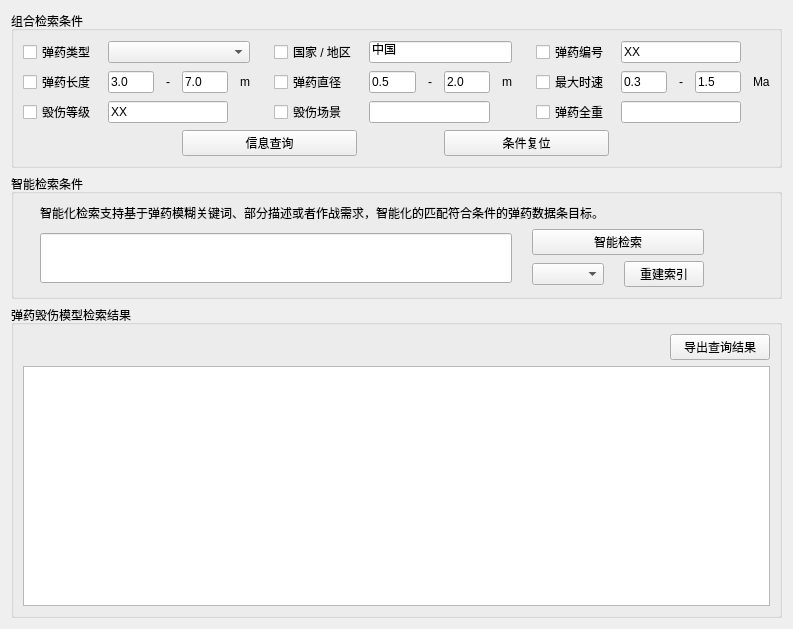
<?xml version="1.0" encoding="UTF-8"?>
<ui version="4.0">
 <class>Frm_Q_Ammunition</class>
 <widget class="QWidget" name="Frm_Q_Ammunition">
  <property name="geometry">
   <rect>
    <x>0</x>
    <y>0</y>
    <width>793</width>
    <height>611</height>
   </rect>
  </property>
  <property name="windowTitle">
   <string>弹药智能检索</string>
  </property>
  <layout class="QGridLayout" name="gridLayout_4">
   <item row="0" column="0">
    <widget class="QGroupBox" name="groupBox">
     <property name="title">
      <string>组合检索条件</string>
     </property>
     <layout class="QGridLayout" name="gridLayout_2">
      <property name="horizontalSpacing">
       <number>12</number>
      </property>
      <item row="0" column="12">
       <widget class="QCheckBox" name="checkBox_3">
        <property name="text">
         <string>弹药编号</string>
        </property>
       </widget>
      </item>
      <item row="1" column="15">
       <widget class="QLineEdit" name="txt_maxspeed_b">
        <property name="text">
         <string>1.5</string>
        </property>
       </widget>
      </item>
      <item row="3" column="7" colspan="2">
       <spacer name="horizontalSpacer_6">
        <property name="orientation">
         <enum>Qt::Horizontal</enum>
        </property>
        <property name="sizeHint" stdset="0">
         <size>
          <width>61</width>
          <height>20</height>
         </size>
        </property>
       </spacer>
      </item>
      <item row="2" column="12">
       <widget class="QCheckBox" name="checkBox_9">
        <property name="text">
         <string>弹药全重</string>
        </property>
       </widget>
      </item>
      <item row="2" column="7" colspan="3">
       <widget class="QLineEdit" name="txt_hs_scene">
        <property name="text">
         <string/>
        </property>
       </widget>
      </item>
      <item row="1" column="4">
       <widget class="QLabel" name="label_2">
        <property name="text">
         <string>m</string>
        </property>
       </widget>
      </item>
      <item row="1" column="6">
       <widget class="QCheckBox" name="checkBox_5">
        <property name="text">
         <string>弹药直径</string>
        </property>
       </widget>
      </item>
      <item row="0" column="7" colspan="4">
       <widget class="QLineEdit" name="txt_country">
        <property name="text">
         <string>中国</string>
        </property>
       </widget>
      </item>
      <item row="1" column="16">
       <widget class="QLabel" name="label_5">
        <property name="text">
         <string>Ma</string>
        </property>
       </widget>
      </item>
      <item row="1" column="8">
       <widget class="QLabel" name="label_4">
        <property name="text">
         <string>-</string>
        </property>
       </widget>
      </item>
      <item row="1" column="9">
       <widget class="QLineEdit" name="txt_d_b">
        <property name="text">
         <string>2.0</string>
        </property>
       </widget>
      </item>
      <item row="0" column="13" colspan="3">
       <widget class="QLineEdit" name="txt_am_no">
        <property name="text">
         <string>XX</string>
        </property>
       </widget>
      </item>
      <item row="3" column="0" colspan="2">
       <spacer name="horizontalSpacer_5">
        <property name="orientation">
         <enum>Qt::Horizontal</enum>
        </property>
        <property name="sizeHint" stdset="0">
         <size>
          <width>126</width>
          <height>20</height>
         </size>
        </property>
       </spacer>
      </item>
      <item row="3" column="13" colspan="3">
       <spacer name="horizontalSpacer_7">
        <property name="orientation">
         <enum>Qt::Horizontal</enum>
        </property>
        <property name="sizeHint" stdset="0">
         <size>
          <width>119</width>
          <height>20</height>
         </size>
        </property>
       </spacer>
      </item>
      <item row="1" column="3">
       <widget class="QLineEdit" name="txt_len_b">
        <property name="text">
         <string>7.0</string>
        </property>
       </widget>
      </item>
      <item row="0" column="6">
       <widget class="QCheckBox" name="checkBox_2">
        <property name="text">
         <string>国家 / 地区</string>
        </property>
       </widget>
      </item>
      <item row="2" column="6">
       <widget class="QCheckBox" name="checkBox_8">
        <property name="text">
         <string>毁伤场景</string>
        </property>
       </widget>
      </item>
      <item row="1" column="14">
       <widget class="QLabel" name="label_6">
        <property name="text">
         <string>-</string>
        </property>
       </widget>
      </item>
      <item row="3" column="3" colspan="4">
       <widget class="QPushButton" name="btn_combination">
        <property name="text">
         <string>信息查询</string>
        </property>
       </widget>
      </item>
      <item row="2" column="0">
       <widget class="QCheckBox" name="checkBox_7">
        <property name="text">
         <string>毁伤等级</string>
        </property>
       </widget>
      </item>
      <item row="1" column="5">
       <spacer name="horizontalSpacer_8">
        <property name="orientation">
         <enum>Qt::Horizontal</enum>
        </property>
        <property name="sizeHint" stdset="0">
         <size>
          <width>40</width>
          <height>20</height>
         </size>
        </property>
       </spacer>
      </item>
      <item row="1" column="2">
       <widget class="QLabel" name="label">
        <property name="text">
         <string>-</string>
        </property>
       </widget>
      </item>
      <item row="2" column="13" colspan="3">
       <widget class="QLineEdit" name="txt_weight">
        <property name="text">
         <string/>
        </property>
       </widget>
      </item>
      <item row="1" column="7">
       <widget class="QLineEdit" name="txt_d_a">
        <property name="text">
         <string>0.5</string>
        </property>
       </widget>
      </item>
      <item row="0" column="1" colspan="4">
       <widget class="QComboBox" name="comboBox"/>
      </item>
      <item row="1" column="0">
       <widget class="QCheckBox" name="checkBox_4">
        <property name="text">
         <string>弹药长度</string>
        </property>
       </widget>
      </item>
      <item row="1" column="12">
       <widget class="QCheckBox" name="checkBox_6">
        <property name="text">
         <string>最大时速</string>
        </property>
       </widget>
      </item>
      <item row="2" column="1" colspan="3">
       <widget class="QLineEdit" name="txt_hs_level">
        <property name="text">
         <string>XX</string>
        </property>
       </widget>
      </item>
      <item row="0" column="0">
       <widget class="QCheckBox" name="checkBox">
        <property name="text">
         <string>弹药类型</string>
        </property>
       </widget>
      </item>
      <item row="1" column="13">
       <widget class="QLineEdit" name="txt_maxspeed_a">
        <property name="text">
         <string>0.3</string>
        </property>
       </widget>
      </item>
      <item row="1" column="1">
       <widget class="QLineEdit" name="txt_len_a">
        <property name="text">
         <string>3.0</string>
        </property>
       </widget>
      </item>
      <item row="3" column="9" colspan="4">
       <widget class="QPushButton" name="btn_condition_reset">
        <property name="text">
         <string>条件复位</string>
        </property>
       </widget>
      </item>
      <item row="1" column="10">
       <widget class="QLabel" name="label_3">
        <property name="text">
         <string>m</string>
        </property>
       </widget>
      </item>
      <item row="1" column="11">
       <spacer name="horizontalSpacer_9">
        <property name="orientation">
         <enum>Qt::Horizontal</enum>
        </property>
        <property name="sizeHint" stdset="0">
         <size>
          <width>40</width>
          <height>20</height>
         </size>
        </property>
       </spacer>
      </item>
      <item row="2" column="5">
       <spacer name="horizontalSpacer_10">
        <property name="orientation">
         <enum>Qt::Horizontal</enum>
        </property>
        <property name="sizeHint" stdset="0">
         <size>
          <width>40</width>
          <height>20</height>
         </size>
        </property>
       </spacer>
      </item>
      <item row="0" column="5">
       <spacer name="horizontalSpacer_11">
        <property name="orientation">
         <enum>Qt::Horizontal</enum>
        </property>
        <property name="sizeHint" stdset="0">
         <size>
          <width>40</width>
          <height>20</height>
         </size>
        </property>
       </spacer>
      </item>
     </layout>
    </widget>
   </item>
   <item row="1" column="0">
    <widget class="QGroupBox" name="groupBox_2">
     <property name="title">
      <string>智能检索条件</string>
     </property>
     <layout class="QGridLayout" name="gridLayout">
      <property name="horizontalSpacing">
       <number>20</number>
      </property>
      <item row="2" column="4">
       <spacer name="horizontalSpacer_14">
        <property name="orientation">
         <enum>Qt::Horizontal</enum>
        </property>
        <property name="sizeHint" stdset="0">
         <size>
          <width>74</width>
          <height>20</height>
         </size>
        </property>
       </spacer>
      </item>
      <item row="1" column="2" colspan="2">
       <widget class="QPushButton" name="btn_nlp_search">
        <property name="text">
         <string>智能检索</string>
        </property>
       </widget>
      </item>
      <item row="0" column="0">
       <spacer name="horizontalSpacer">
        <property name="orientation">
         <enum>Qt::Horizontal</enum>
        </property>
        <property name="sizeHint" stdset="0">
         <size>
          <width>46</width>
          <height>20</height>
         </size>
        </property>
       </spacer>
      </item>
      <item row="0" column="1" colspan="2">
       <widget class="QLabel" name="label_7">
        <property name="text">
         <string>智能化检索支持基于弹药模糊关键词、部分描述或者作战需求，智能化的匹配符合条件的弹药数据条目标。</string>
        </property>
       </widget>
      </item>
      <item row="0" column="3" colspan="2">
       <spacer name="horizontalSpacer_2">
        <property name="orientation">
         <enum>Qt::Horizontal</enum>
        </property>
        <property name="sizeHint" stdset="0">
         <size>
          <width>127</width>
          <height>20</height>
         </size>
        </property>
       </spacer>
      </item>
      <item row="2" column="3">
       <widget class="QPushButton" name="btn_nlp_rebuild">
        <property name="statusTip">
         <string/>
        </property>
        <property name="text">
         <string>重建索引</string>
        </property>
       </widget>
      </item>
      <item row="1" column="1" rowspan="2">
       <widget class="QLineEdit" name="txt_nlp">
        <property name="minimumSize">
         <size>
          <width>350</width>
          <height>50</height>
         </size>
        </property>
        <property name="text">
         <string/>
        </property>
       </widget>
      </item>
      <item row="2" column="0">
       <spacer name="horizontalSpacer_13">
        <property name="orientation">
         <enum>Qt::Horizontal</enum>
        </property>
        <property name="sizeHint" stdset="0">
         <size>
          <width>46</width>
          <height>20</height>
         </size>
        </property>
       </spacer>
      </item>
      <item row="1" column="4">
       <spacer name="horizontalSpacer_4">
        <property name="orientation">
         <enum>Qt::Horizontal</enum>
        </property>
        <property name="sizeHint" stdset="0">
         <size>
          <width>46</width>
          <height>21</height>
         </size>
        </property>
       </spacer>
      </item>
      <item row="2" column="2">
       <widget class="QComboBox" name="cmb_topk"/>
      </item>
      <item row="1" column="0">
       <spacer name="horizontalSpacer_3">
        <property name="orientation">
         <enum>Qt::Horizontal</enum>
        </property>
        <property name="sizeHint" stdset="0">
         <size>
          <width>46</width>
          <height>20</height>
         </size>
        </property>
       </spacer>
      </item>
     </layout>
    </widget>
   </item>
   <item row="2" column="0">
    <widget class="QGroupBox" name="groupBox_3">
     <property name="title">
      <string>弹药毁伤模型检索结果</string>
     </property>
     <layout class="QGridLayout" name="gridLayout_3">
      <item row="0" column="0">
       <widget class="QLabel" name="lb_noti">
        <property name="text">
         <string/>
        </property>
        <property name="alignment">
         <set>Qt::AlignCenter</set>
        </property>
       </widget>
      </item>
      <item row="2" column="0" colspan="2">
       <widget class="QTableView" name="tv_result">
        <property name="minimumSize">
         <size>
          <width>0</width>
          <height>240</height>
         </size>
        </property>
       </widget>
      </item>
      <item row="0" column="1" rowspan="2">
       <widget class="QPushButton" name="btn_export">
        <property name="maximumSize">
         <size>
          <width>100</width>
          <height>16777215</height>
         </size>
        </property>
        <property name="text">
         <string>导出查询结果</string>
        </property>
       </widget>
      </item>
     </layout>
    </widget>
   </item>
  </layout>
 </widget>
 <resources/>
 <connections/>
</ui>
